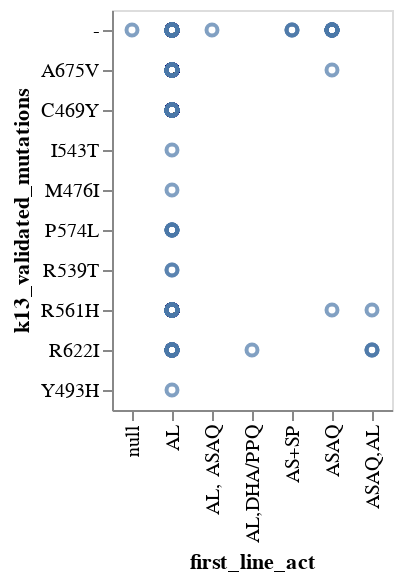

Here is the notebook cell this chart was saved with:
### Code cell
import altair as alt
alt.Chart(df).mark_point().encode(
    x="first_line_act",
    y='k13_validated_mutations'
)

### Figure 1 — Vega-Lite specification as saved in the notebook (floating-point values rounded to 4 significant figures; data arrays with more than 128 entries replaced by an {"elided": "..."} marker saying what was removed)
{"config": {"view": {"continuousWidth": 300, "continuousHeight": 300}}, "data": {"name": "data-93e3267cfcd26b2b6f518c578397394c"}, "mark": {"type": "point"}, "encoding": {"x": {"field": "first_line_act", "type": "nominal"}, "y": {"field": "k13_validated_mutations", "type": "nominal"}}, "$schema": "https://vega.github.io/schema/vega-lite/v5.20.1.json", "datasets": {"data-93e3267cfcd26b2b6f518c578397394c": {"elided": "663 records"}}}
